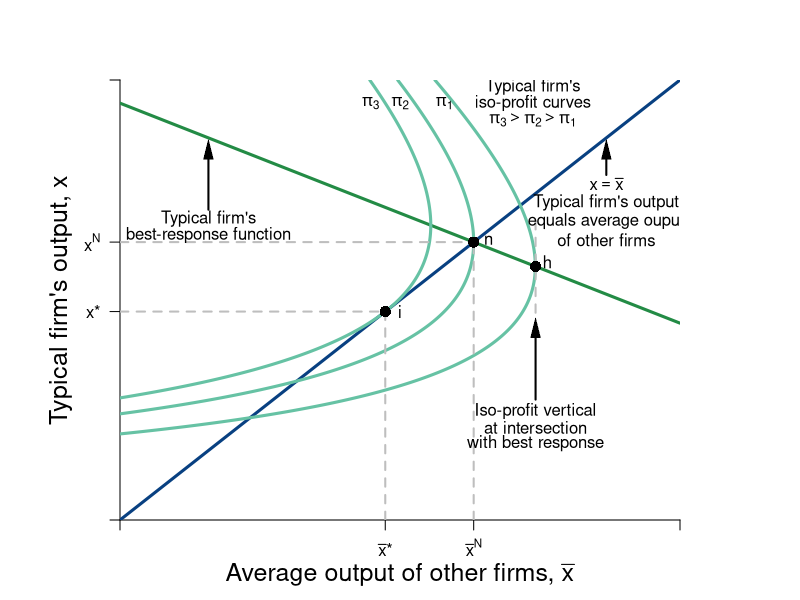

Here is the R script that generated this plot:
require(shape)
pdf(file = "competitionmarkets/competition_average_2.pdf", width = 9, height = 7)

#Set parameters for graphics
axislabelsize <- 1.5
graphlinewidth <- 3
segmentlinewidth <- 2

COL <- c("#7fc97f", "#beaed4", "#fdc086", "#ffff99", "#386cb0", "#f0027f", "#bf5b17", "#666666")
COLA <- c("#99d8c9","#66c2a4","#41ae76", "#238b45", "#005824")
COLB <- c("#4eb3d3", "#2b8cbe", "#0868ac","#084081")

par(mar =  c(4, 6, 4, 6))

piA <- function(xbar, x, s = 0.5, pmax = 20, c1 = 2, n = 2) {
  (pmax - s*(n - 1)*xbar)*x - s*(x)^2 - c1*x
}

brfA <- function(xbar, s = 0.5, pmax = 20, c1 = 2, n = 2) {
  (pmax - c1)/(2*s) - ((n-1)/(2))*xbar
}

Equal45 <- function(xbar, slope = 1){
  slope*xbar
}



xlims <- c(0, 19)
ylims <- c(0, 19)

npts <- 501 
x <- seq(xlims[1], xlims[2], length.out = npts)
y <- seq(ylims[1], ylims[2], length.out = npts) 
#a <- c(30, 35, 40)
a <- c(60, 72, 81)


plot(0, 0, xlim = xlims, ylim = ylims, type = "n",
     xlab = expression(paste("")),
     ylab = expression(paste("")), 
     xaxt = "n", 
     yaxt = "n", 
     cex.lab = axislabelsize, 
     bty = "n",
     xaxs="i", 
     yaxs="i")

# ticksy <- seq(from = 0, to = ylims[2], by = 2)
# ylabels <- seq(from = 0, to = ylims[2], by = 2)
# ticksx <- seq(from = 0, to = xlims[2], by = 2)
# xlabels <- seq(from = 0, to = xlims[2], by = 2)
ticksy <- c(0, 9, 12, ylims[2])
ylabels <- c(NA, expression(paste(x,"*")), expression(paste(x^N)), NA)
ticksx <- c(0, 9, 12, xlims[2])
xlabels <- c(NA, expression(paste(bar(x),"*")), expression(paste(bar(x)^{N})), NA)


axis(1, at = ticksx, pos = 0, labels = xlabels)
axis(2, at = ticksy, pos = 0, labels = ylabels, las = 1)

npts <- 500 
xx1 <- seq(xlims[1], xlims[2], length.out = npts)

lines(xx1, brfA(xx1, s = 0.5, pmax = 20, c1 = 2, n = 2), col = COLA[4], lwd = graphlinewidth)
lines(xx1, Equal45(xx1, slope = 1), col = COLB[4], lwd = graphlinewidth)

contour(x, y,
        outer(x, y, piA),
        #labels = c("v1", "v2", "v3"),
        drawlabels = FALSE,
        col = COLA[2],
        #xlab = expression(paste("A's Apples, ", x)),
        #ylab = expression(paste("A's Oranges, ", y)),
        #cex.lab = axislabelsize,
        lwd = graphlinewidth,
        levels = a,
        xaxs="i",
        yaxs="i",
        add = TRUE)

mtext(expression(paste("Average output of other firms, ", bar(x))), side=1, line = 2.5, cex = axislabelsize)
text(-2, 0.5*ylims[2], expression(paste("Typical firm's output, ", x)), xpd = TRUE, cex = axislabelsize, srt = 90) 




#Add arrows:
#arrows(-0.8, 10, -0.8, 14, xpd = TRUE, length=0.1,angle=40,lwd=3)
#arrows(6.2, -1.7, 9, -1.7, xpd = TRUE, length=0.1,angle=40,lwd=3)

# segments(0, 6, 6, 6, lty = 2, col = "gray" , lwd = segmentlinewidth)
# segments(6, 0, 6, 8, lty = 2, col = "gray" , lwd = segmentlinewidth)
# points(6, 6, pch = 16, col = "black", cex = 1.5)
# text(6.2, 6, expression(paste(n)))

segments(0, 9, 9, 9, lty = 2, col = "gray" , lwd = segmentlinewidth)
segments(9, 0, 9, 9, lty = 2, col = "gray" , lwd = segmentlinewidth)
points(9, 9, pch = 16, col = "black", cex = 1.5)
text(9.5, 9, expression(paste("i")))
#segments(0, 4, 7, 4, lty = 2, col = "gray" , lwd = segmentlinewidth)
segments(12, 0, 12, 12, lty = 2, col = "gray" , lwd = segmentlinewidth)
segments(0, 12, 12, 12, lty = 2, col = "gray" , lwd = segmentlinewidth)
points(12, 12, pch = 16, col = "black", cex = 1.5)
text(12.5, 12.1, expression(paste("n")))


text(14.5, brfA(xbar = 14.1) + 0.2, expression(paste("h")))
segments(14.1, brfA(xbar = 14.1) - 2, 14.1, brfA(xbar = 14.1) + 2, lty = 2, col = "gray" , lwd = segmentlinewidth)
points(14.1, brfA(xbar = 14.1), pch = 16, col = "black", cex = 1.5)

text(14.1, 4.7, expression(paste("Iso-profit vertical")))
text(14.1, 4, expression(paste("at intersection")))
text(14.1, 3.3, expression(paste("with best response")))
Arrows(14.1, 5.2, 14.1, 8.3, col = "black", lty = 1, lwd = 2, arr.type = "triangle", arr.lwd = 0.5)

Arrows(16.5, 14.9, 16.5, 16, col = "black", lty = 1, lwd = 2, arr.type = "triangle", arr.lwd = 0.5)
text(16.5, 14.5, expression(paste(x == bar(x))))
text(16.5, 13.7, expression(paste("Typical firm's output")))
text(16.5, 12.9, expression(paste("equals average ouput")))
text(16.5, 12.1, expression(paste("of other firms")))


text(3, 13, expression(paste("Typical firm's")))
text(3, 12.3, expression(paste("best-response function")))
Arrows(3, 13.4, 3, 16, col = "black", lty = 1, lwd = 2, arr.type = "triangle", arr.lwd = 0.5)


#Label the iso-welfare functions for the HG, Aisha
text(11, 18, expression(pi[1]))
text(9.5, 18, expression(pi[2]))
text(8.5, 18, expression(pi[3]))

text(14, 18.7, expression("Typical firm's"))
text(14, 18, expression("iso-profit curves"))
text(14, 17.3, expression(paste(pi[3] > pi[2], phantom() > pi[1])))
#text(6.6, 8.3, expression(u[4]^A))

#Label the indifference curves for the HG, Betty
# text(8.9, 19, expression(pi[1]^B))
# text(7.9, 19, expression(pi[2]^B))
# text(7, 19, expression(pi[3]^B))
#text(3.4, 6.9, expression(v[4]^B))

# #Label Nash Equilibrium 
# segments(0, 12, 12, 12, lty = 2, col = "gray" , lwd = segmentlinewidth)
# segments(12, 0, 12, 12, lty = 2, col = "gray" , lwd = segmentlinewidth)



#B's brf
text(7, 30, expression(paste("A's best response")))
text(7, 29, expression(paste("function")))
Arrows(7, 28.2, 7, 23.5, col = "black", lty = 1, lwd = 2, arr.type = "triangle", arr.lwd = 0.5)


dev.off()
